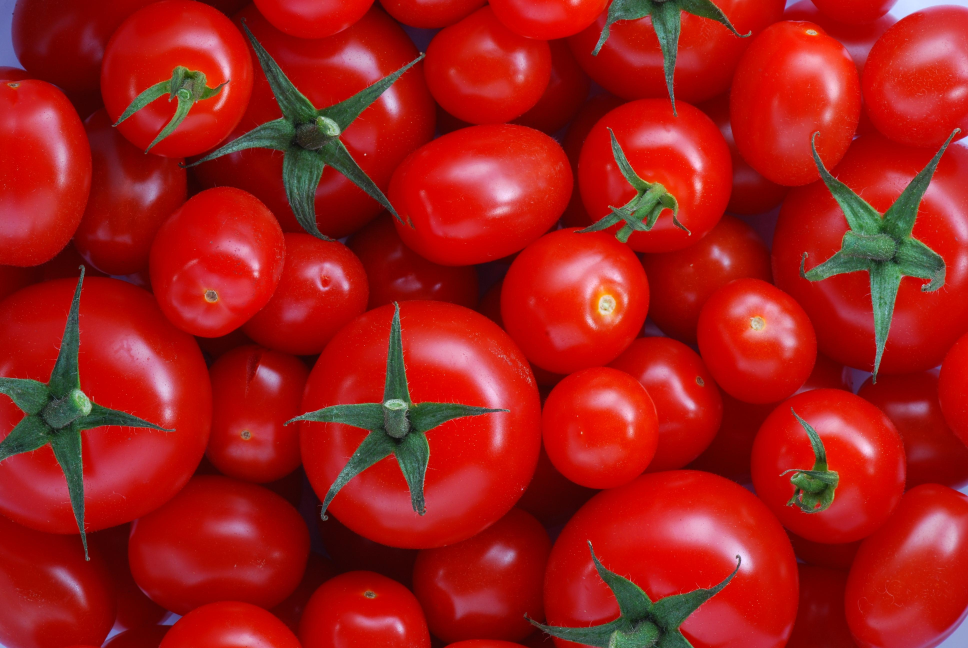
#> input picture 3- Image Processing ( 3 Sprints )/Sprint 8/Task 2/img/Tomatoes.jpg, 3872 x 2592 px (shown at 1/4 size)
$ jupyter execute S8-T2.ipynb
#> lines starting #> are read from the running program, lines starting #| are printed output that depends on the picture
### Choice of Interpolation Method for Resizing

#### cv2.INTER_AREA: This is used when we need need to shrink an image.
#### cv2.INTER_CUBIC: This is slow but more efficient.
#### cv2.INTER_LINEAR: This is primarily used when zooming is required. This is the default interpolation technique in OpenCV.

### Below is the code for resizing.

[cell 1]
import cv2
import numpy as np
import matplotlib.pyplot as plt
# %matplotlib qt
# This is a magic command to display in an external window

image = cv2.imread("img/Tomatoes.jpg",1)
#> image is the input picture: shape (2592, 3872, 3); mean B, G, R 25.1, 28.1, 163.4

image = cv2.cvtColor(image, cv2.COLOR_BGR2RGB)
# Loading the image
print(image.shape)
#| (2592, 3872, 3)
half = cv2.resize(image, (0, 0), fx = 0.1, fy = 0.1)
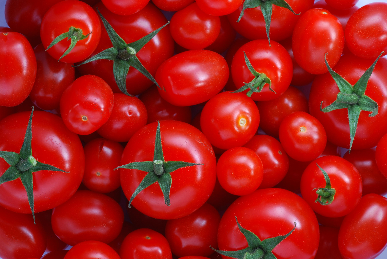
#> half: shape (259, 387, 3); mean R, G, B 163.5, 28.2, 25.1
bigger = cv2.resize(image, (1050, 1610))
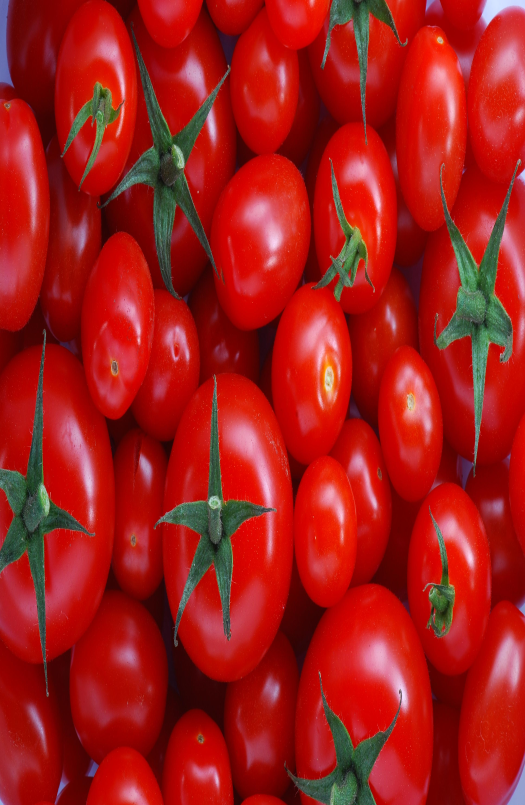
#> bigger: shape (1610, 1050, 3) (shown at 1/2 size); mean R, G, B 163.3, 28, 25

stretch_near = cv2.resize(image, (780, 540),
			interpolation = cv2.INTER_NEAREST)
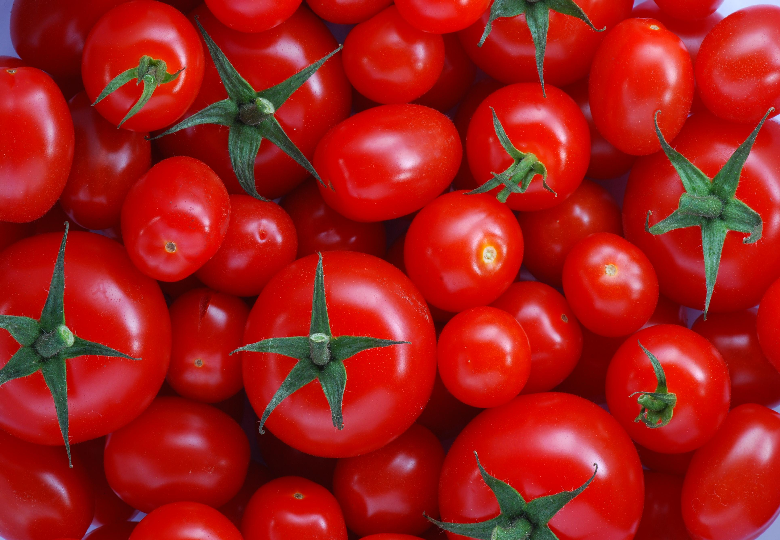
#> stretch_near: shape (540, 780, 3); mean R, G, B 163.3, 28.1, 25.1


Titles =["Original", "Half", "Bigger", "Interpolation Nearest"]
images =[image, half, bigger, stretch_near]
count = 4
plt.figure(figsize=(12, 12))
for i in range(count):
	plt.subplot(2, 2, i + 1)
	plt.title(Titles[i])
	plt.imshow(images[i])
plt.show()
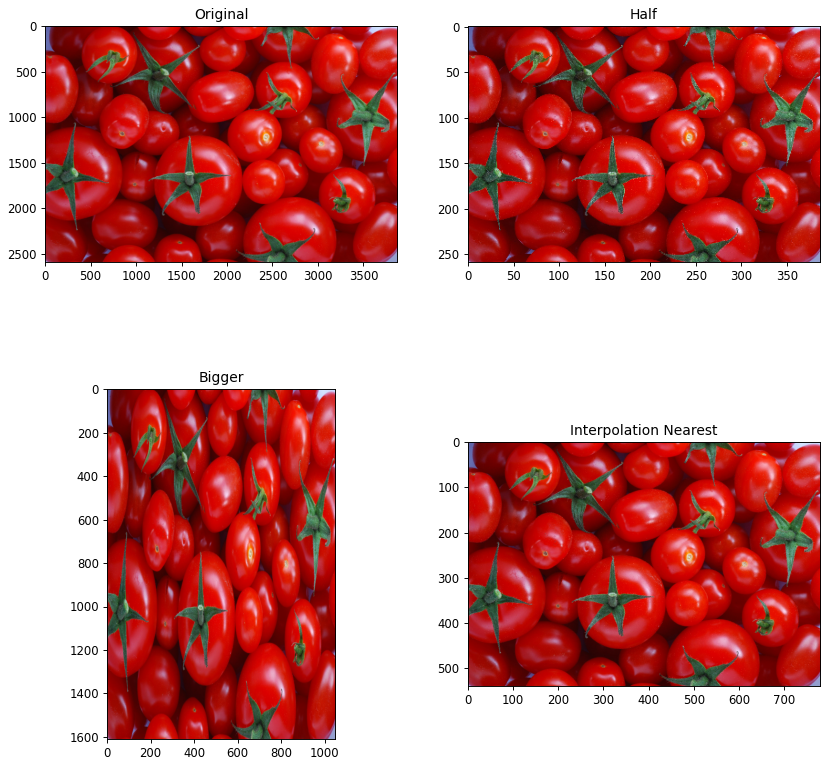
#> figure drawn by matplotlib, 4 panels

### Image Processing in Python (Scaling, Rotating, Shifting and Edge Detection)

### Scaling an Image :-

#### Scaling operation increases/reduces size of an image.

[cell 2]
import cv2
import numpy as np
import matplotlib.pyplot as plt

FILE_NAME = "img/Tomatoes.jpg"


try:
	# Read image from disk.
    img = cv2.imread(FILE_NAME)
    img = cv2.cvtColor(img, cv2.COLOR_BGR2RGB)

	# Get number of pixel horizontally and vertically.
    (height, width) = img.shape[:2]
#> height = 2592; width = 3872

	# Specify the size of image along with interploation methods.
	# cv2.INTER_AREA is used for shrinking, whereas cv2.INTER_CUBIC
	# is used for zooming.
    res = cv2.resize(img, (int(width / 2), int(height / 2)), interpolation = cv2.INTER_CUBIC)

	# Write image back to disk.
    cv2.imwrite('result.jpg', res)

except IOError:
    print ('Error while reading files !!!')

plt.figure(figsize=(12, 12))
plt.subplot(2, 2, 1)
plt.title("After Resize")
plt.imshow(res)

### Rotating an image :-

#### Images can be rotated to any degree clockwise or otherwise. We just need to define rotation matrix listing rotation point, degree of rotation and the scaling factor.

[cell 3]
import cv2
import numpy as np

FILE_NAME = 'img/Tomatoes.jpg'
try:
	# Read image from the disk.
    img = cv2.imread(FILE_NAME)
    img = cv2.cvtColor(img, cv2.COLOR_BGR2RGB)
	# Shape of image in terms of pixels.
    (rows, cols) = img.shape[:2]
#> rows = 2592; cols = 3872

	# getRotationMatrix2D creates a matrix needed for transformation.
	# We want matrix for rotation w.r.t center to 45 degree without scaling.
    M = cv2.getRotationMatrix2D((cols / 2, rows / 2), 45, 1) # Rotation Point, angle , zoom or not
    res = cv2.warpAffine(img, M, (cols, rows))
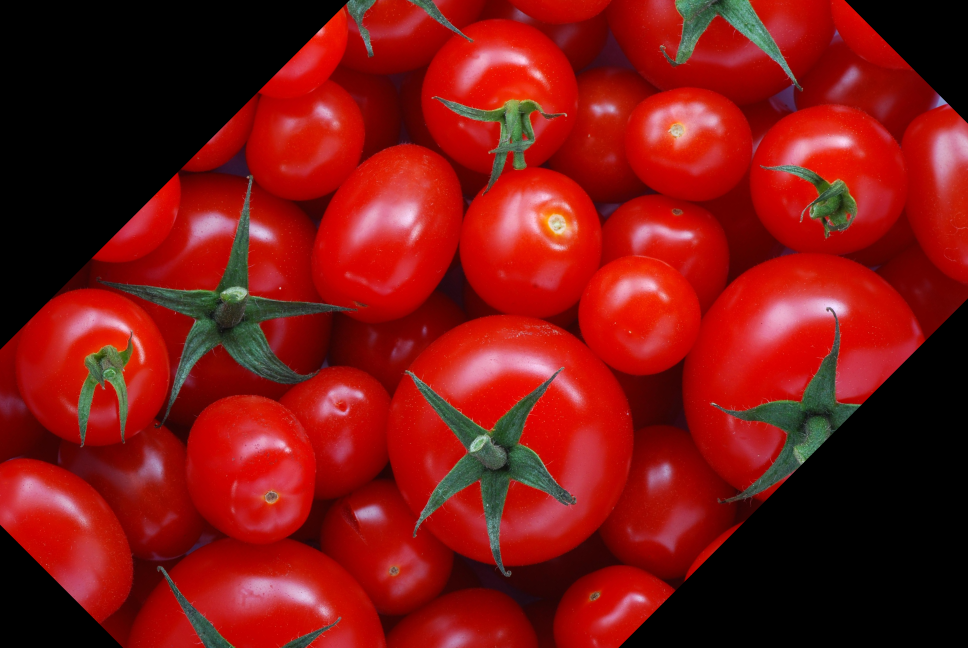
#> res: shape (2592, 3872, 3) (shown at 1/4 size); mean R, G, B 127.7, 20.4, 17.9

	# Write image back to disk.
    cv2.imwrite('result.jpg', res)
except IOError:
    print ('Error while reading files !!!')
plt.figure(figsize=(12, 12))
plt.subplot(2, 2, 1)
plt.title("After Resize")
plt.imshow(res)

### Translating an Image :-

#### Translating an image means shifting it within a given frame of reference.

[cell 4]
import cv2
import numpy as np

FILE_NAME = 'img/Tomatoes.jpg'
# Create translation matrix.
# If the shift is (x, y) then matrix would be
# M = [1 0 x]
#	 [0 1 y]
# Let's shift by (100, 50).
M = np.float32([[1, 0, 1000], [0, 1, 500]])

try:

	# Read image from disk.
    img = cv2.imread(FILE_NAME)
    img = cv2.cvtColor(img, cv2.COLOR_BGR2RGB)
    (rows, cols) = img.shape[:2]

	# warpAffine does appropriate shifting given the
	# translation matrix.
    res = cv2.warpAffine(img, M, (cols, rows))
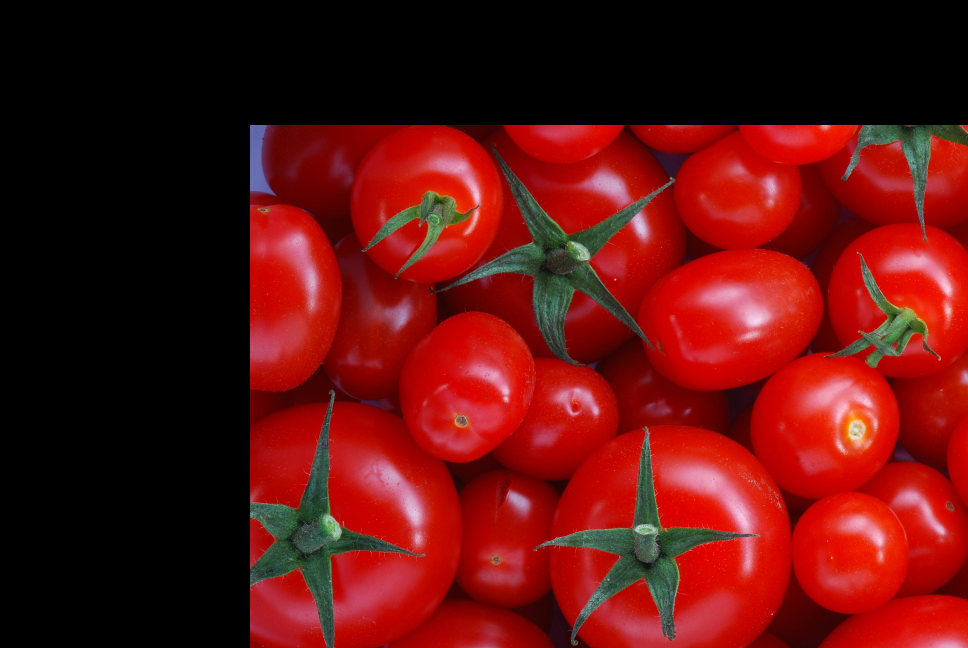
#> res: shape (2592, 3872, 3) (shown at 1/4 size); mean R, G, B 97.7, 16.7, 14.7

	# Write image back to disk.
    cv2.imwrite('result.jpg', res)

except IOError:
    print ('Error while reading files !!!')

plt.figure(figsize=(12, 12))
plt.subplot(2, 2, 1)
plt.title("After Resize")
plt.imshow(res)

### Edge detection in an Image :-

The process of image detection involves detecting sharp edges in the image. This edge detection is essential in context of image recognition or object localization/detection. There are several algorithms for detecting edges due to it’s wide applicability. We’ll be using one such algorithm known as Canny Edge Detection.

#### The general criteria for edge detection include:

1. Detection of edge with low error rate, which means that the detection should accurately catch as many edges shown in the image as possible
2. The edge point detected from the operator should accurately localize on the center of the edge.
3. A given edge in the image should only be marked once, and where possible, image noise should not create false edges.

#### Process of Canny edge detection algorithm

The Process of Canny edge detection algorithm can be broken down to 5 different steps:

1. Apply Gaussian filter to smooth the image in order to remove the noise
2. Find the intensity gradients of the image
3. Apply non-maximum suppression to get rid of spurious response to edge detection
4. Apply double threshold to determine potential edges
5. Track edge by hysteresis: Finalize the detection of edges by suppressing all the other edges that are weak and not connected to strong edges.

[cell 5]
import cv2
import numpy as np

FILE_NAME = 'img/Tomatoes.jpg'
try:
	# Read image from disk.
    img = cv2.imread(FILE_NAME)
    img = cv2.cvtColor(img, cv2.COLOR_BGR2RGB)

	# Canny edge detection.
    edges = cv2.Canny(img, 100, 200)
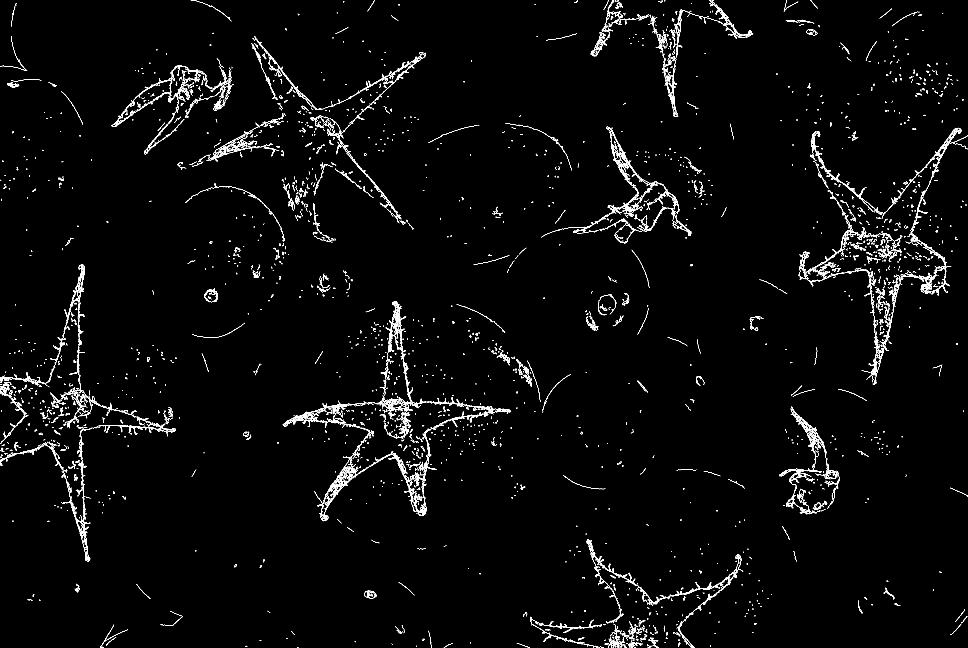
#> edges: shape (2592, 3872) (shown at 1/4 size); 1.4% white in thin lines or dots

	# Write image back to disk.
    cv2.imwrite('result.jpg', edges)
except IOError:
    print ('Error while reading files !!!')

plt.figure(figsize=(12,12))
plt.subplot(2, 2, 1)
plt.title("Detect Edges")
plt.imshow(edges)

### Image blurring using OpenCV

#### Image Blurring : refers to making the image less clear or distinct. It is done with the help of various low pass filter kernels.

### Median Blur, Bilateral Blur

[cell 6]
# importing libraries
import cv2
import numpy as np

image = cv2.imread('img/Tomatoes.jpg')
image = cv2.cvtColor(image, cv2.COLOR_BGR2RGB)

#cv2.imshow('Original Image', image)
#cv2.waitKey(0)

# Gaussian Blur
Gaussian = cv2.GaussianBlur(image, (7, 7), 0)
# cv2.imshow('Gaussian Blurring', Gaussian)
# cv2.waitKey(0)

# Median Blur
median = cv2.medianBlur(image, 5)
# cv2.imshow('Median Blurring', median)
# cv2.waitKey(0)


# Bilateral Blur
bilateral = cv2.bilateralFilter(image, 9, 75, 75)
# cv2.imshow('Bilateral Blurring', bilateral)
# cv2.waitKey(0)
# cv2.destroyAllWindows()


Titles =["Original Image","Gaussian Blur ", "Median Blur", "Bilateral Blur "]
images =[image, Gaussian, median, bilateral]
count = 4
plt.figure(figsize=(12, 12))
for i in range(count):
	plt.subplot(2, 2, i + 1)
	plt.title(Titles[i])
	plt.imshow(images[i])
plt.show()
